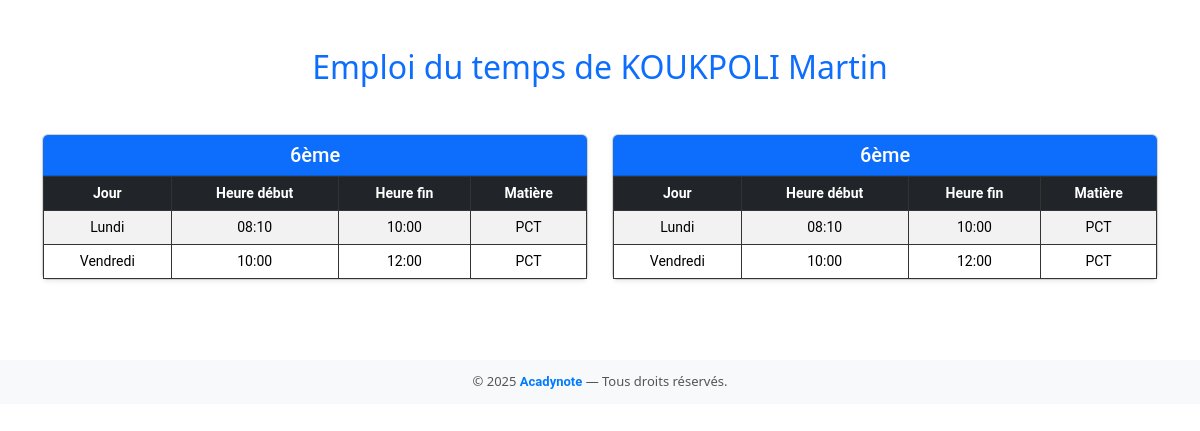
Screenshot of /enseignant/23/emploi_du_temps/ with the database file from the repository.
### myapp/models.py (models this page shows, shortened)
class Enseignant(models.Model):
    nom = models.CharField(max_length=150)
    prenoms = models.CharField(max_length=150)
    email = models.EmailField(unique=True)
    password = models.CharField(max_length=255)
    matiere = models.CharField(max_length=255, blank=True)
    classes = models.CharField(max_length=100)  # <-- juste un attribut simple
    annee_academique = models.CharField(max_length=20)
    is_verified = models.BooleanField(default=False)
    otp_code = models.CharField(max_length=6, null=True, blank=True)
    otp_timestamp = models.DateTimeField(null=True, blank=True)

class Horaire(models.Model):
    classe = models.CharField(max_length=20)
    jour = models.CharField(max_length=10)  # Lundi, Mardi...
    heure_debut = models.TimeField()
    heure_fin = models.TimeField()
    matiere = models.CharField(max_length=50)
    enseignant = models.ForeignKey(Enseignant, on_delete=models.CASCADE)
    annee_academique = models.CharField(max_length=20)

### myapp/views.py (the view)
# urls.py: path('enseignant/<int:enseignant_id>/emploi_du_temps/', views.mon_emploi_du_temps, name='mon_emploi_du_temps'),
def mon_emploi_du_temps(request, enseignant_id):
    enseignant = get_object_or_404(Enseignant, id=enseignant_id)
    horaires = Horaire.objects.filter(enseignant=enseignant).order_by('classe', 'jour', 'heure_debut')
    classes_distinctes = horaires.values_list('classe', flat=True).distinct()
    jours = ['Lundi', 'Mardi', 'Mercredi', 'Jeudi', 'Vendredi', 'Samedi']
    return render(request, 'enseignant/mon_emploi_du_temps.html', {
        'enseignant': enseignant,
        'horaires': horaires,
        'classes_distinctes': classes_distinctes,
        'jours': jours
    })

### myapp/templates/enseignant/mon_emploi_du_temps.html (shortened to what this page needs)
{% extends "base.html" %}
{% block content %}
<div class="container mt-5">
    <h2 class="text-center mb-5 text-primary">Emploi du temps de {{ enseignant.nom }} {{ enseignant.prenoms }}</h2>
    {% if error %}
        <p class="text-danger text-center">{{ error }}</p>
    {% elif horaires %}
        <div class="row row-cols-1 row-cols-md-2 g-4">
            {% for classe in classes_distinctes %}
                <div class="col">
                    <div class="card shadow-sm h-100">
                        <div class="card-header bg-primary text-white text-center">
                            <h5 class="mb-0">{{ classe }}</h5>
                        </div>
                        <div class="card-body p-0">
                            <table class="table table-striped table-hover mb-0 text-center">
                                <thead class="table-dark">
                                    <tr>
                                        <th>Jour</th>
                                        <th>Heure début</th>
                                        <th>Heure fin</th>
                                        <th>Matière</th>
                                    </tr>
                                </thead>
                                <tbody>
                                    {% for h in horaires %}
                                        {% if h.classe == classe %}
                                        <tr>
                                            <td>{{ h.jour }}</td>
                                            <td>{{ h.heure_debut|time:"H:i" }}</td>
                                            <td>{{ h.heure_fin|time:"H:i" }}</td>
                                            <td>{{ h.matiere }}</td>
                                        </tr>
                                        {% endif %}
                                    {% endfor %}
                                </tbody>
                            </table>
                        </div>
                    </div>
                </div>
            {% endfor %}
        </div>
    {% else %}
        <p class="text-center text-muted fs-5 mt-5">Aucun horaire enregistré pour le moment.</p>
    {% endif %}
</div>
{% endblock %}

### myapp/templates/base.html (style rules this page uses)
* { font-family: 'Roboto', sans-serif; scroll-behavior: smooth; box-sizing: border-box; transition: all 0.3s ease-in-out; }
.table th, .table td { border: 1px solid #333; padding: 6px 8px; font-size: 14px; vertical-align: middle; text-align: center; }

### myapp/templates/enseignant/mon_emploi_du_temps.html (style rules this page uses)
.card-header { font-weight: bold; font-size: 1.2rem; }
.table th, .table td { vertical-align: middle; }
h2 { font-family: 'Segoe UI', sans-serif; }

### rows the page displays
Enseignant: nom "KOUKPOLI", prenoms "Martin"
Horaire: jour "Lundi", heure_debut "08:10", heure_fin "10:00", matiere "PCT"
Horaire: jour "Vendredi", heure_debut "10:00", heure_fin "12:00", matiere "PCT"

### other values shown
{{ classe }} "6ème" "6ème"
